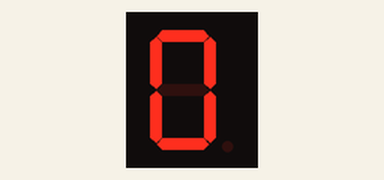
Recording of a sketch running on a simulated Arduino Mega 2560, built with avr-gcc and run on an emulated ATmega2560. On the bench: 1-digit seven-segment display. Wiring (inferred from the names in the program): 1-digit 7-segment display, segments lit when HIGH: segments pin 32, pin 34, pin 36, pin 38, pin 40, pin 42, pin 44, pin 46. The segment pins are drawn as the display they are named for.

Above: at 0.1 s.
At 1.1 s:
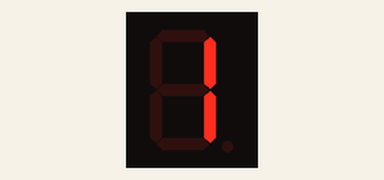
At 2.1 s:
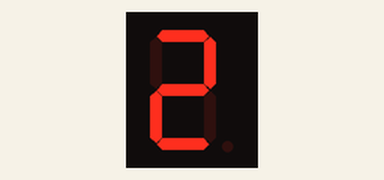
At 5.1 s:
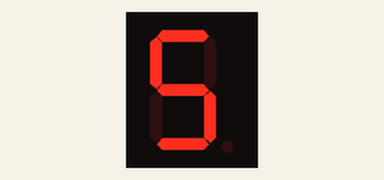
At 7.1 s:
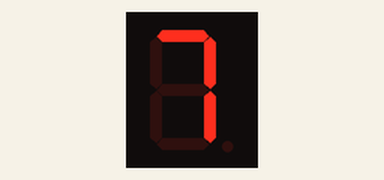
At 10.1 s:
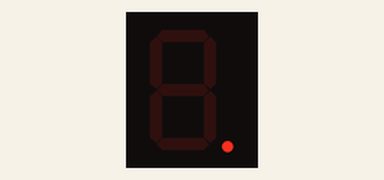

Measured:
- by itself, everything shown: repeats every 11.0 s, in 11 steps
- what the display in image 1 shows lasts 1.0 s, from 1.0 s to 2.0 s

The sketch:

sketch_apr11a.ino
```cpp
// One digit 7 segment LED display demo.
// Displays digit 0 - 9 and decimal point

int segPins[] = {32, 34, 36, 38, 40, 42, 44, 46 };   // { a b c d e f g . )

byte segCode[11][8] = {
//  a  b  c  d  e  f  g  .
  { 1, 1, 1, 1, 1, 1, 0, 0},  // 0
  { 0, 1, 1, 0, 0, 0, 0, 0},  // 1
  { 1, 1, 0, 1, 1, 0, 1, 0},  // 2
  { 1, 1, 1, 1, 0, 0, 1, 0},  // 3
  { 0, 1, 1, 0, 0, 1, 1, 0},  // 4
  { 1, 0, 1, 1, 0, 1, 1, 0},  // 5
  { 1, 0, 1, 1, 1, 1, 1, 0},  // 6
  { 1, 1, 1, 0, 0, 0, 0, 0},  // 7
  { 1, 1, 1, 1, 1, 1, 1, 0},  // 8
  { 1, 1, 1, 1, 0, 1, 1, 0},  // 9
  { 0, 0, 0, 0, 0, 0, 0, 1}   // .
};


void displayDigit(int digit)
{
  for (int i=0; i < 8; i++)
  {
    digitalWrite(segPins[i], segCode[digit][i]);
  }
}

//***************************************************************************
//******************************************************************************
void setup()
{
  for (int i=0; i < 8; i++)
  {
    pinMode(segPins[i], OUTPUT);
  }

 }

//******************************************************************************
//******************************************************************************
void loop()
{
   for (int n = 0; n < 11; n++)    // display digits 0 - 9 and decimal point
  {
     displayDigit(n);
     delay(1000);
  }

}
```
